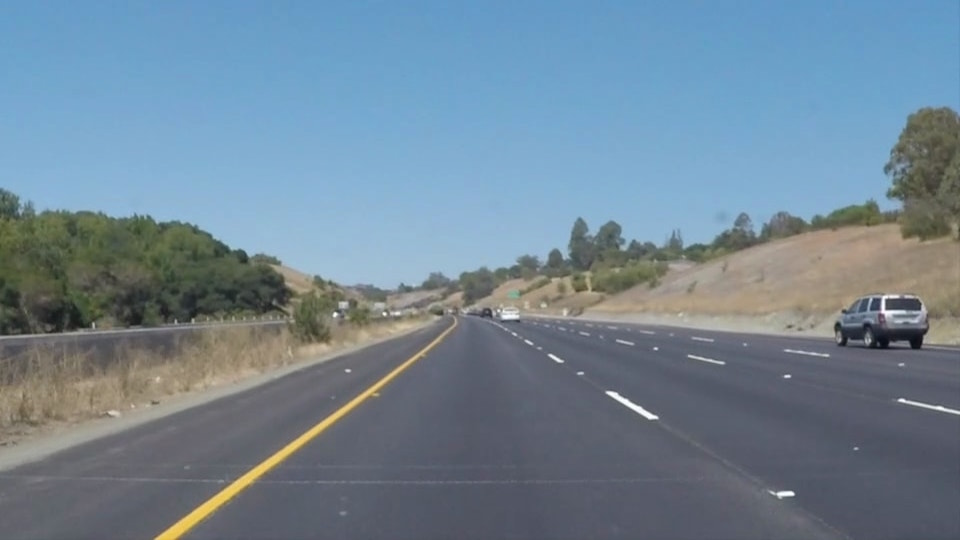
#> input picture p1-CarND-Find-Lane-Lines/test_images/solidYellowCurve.jpg, 960 x 540 px
$ jupyter execute --allow-errors P1-Final.ipynb   (shell and % lines are left out)
#> lines starting #> are read from the running program, lines starting #| are printed output that depends on the picture; after the words box and inside, x2 and y2 are one past the last pixel; in counts of white or black regions, pixels touching at a corner belong together
# Self-Driving Car Engineer Nanodegree

## Project: **Finding Lane Lines on the Road**
***
In this project, you will use the tools you learned about in the lesson to identify lane lines on the road.  You can develop your pipeline on a series of individual images, and later apply the result to a video stream (really just a series of images). Check out the video clip "raw-lines-example.mp4" (also contained in this repository) to see what the output should look like after using the helper functions below.

Once you have a result that looks roughly like "raw-lines-example.mp4", you'll need to get creative and try to average and/or extrapolate the line segments you've detected to map out the full extent of the lane lines.  You can see an example of the result you're going for in the video "P1_example.mp4".  Ultimately, you would like to draw just one line for the left side of the lane, and one for the right.

In addition to implementing code, there is a brief writeup to complete. The writeup should be completed in a separate file, which can be either a markdown file or a pdf document. There is a [write up template](https://github.com/udacity/CarND-LaneLines-P1/blob/master/writeup_template.md) that can be used to guide the writing process. Completing both the code in the Ipython notebook and the writeup template will cover all of the [rubric points](https://review.udacity.com/#!/rubrics/322/view) for this project.

---
Let's have a look at our first image called 'test_images/solidWhiteRight.jpg'.  Run the 2 cells below (hit Shift-Enter or the "play" button above) to display the image.

**Note: If, at any point, you encounter frozen display windows or other confounding issues, you can always start again with a clean slate by going to the "Kernel" menu above and selecting "Restart & Clear Output".**

---

**The tools you have are color selection, region of interest selection, grayscaling, Gaussian smoothing, Canny Edge Detection and Hough Tranform line detection.  You  are also free to explore and try other techniques that were not presented in the lesson.  Your goal is piece together a pipeline to detect the line segments in the image, then average/extrapolate them and draw them onto the image for display (as below).  Once you have a working pipeline, try it out on the video stream below.**

---

<figure>

 <figcaption>
 <p></p>
 <p style="text-align: center;"> Your output should look something like this (above) after detecting line segments using the helper functions below </p>
 </figcaption>
</figure>
 <p></p>
<figure>

 <figcaption>
 <p></p>
 <p style="text-align: center;"> Your goal is to connect/average/extrapolate line segments to get output like this</p>
 </figcaption>
</figure>

**Run the cell below to import some packages.  If you get an `import error` for a package you've already installed, try changing your kernel (select the Kernel menu above --> Change Kernel).  Still have problems?  Try relaunching Jupyter Notebook from the terminal prompt.  Also, see [this forum post](https://carnd-forums.udacity.com/cq/viewquestion.action?spaceKey=CAR&id=29496372&questionTitle=finding-lanes---import-cv2-fails-even-though-python-in-the-terminal-window-has-no-problem-with-import-cv2) for more troubleshooting tips.**

## Import Packages

[cell 1]
#importing some useful packages
import matplotlib.pyplot as plt
import matplotlib.image as mpimg
import numpy as np
import cv2
import math
from scipy.interpolate import *

## Helper Functions

[cell 2]
import math

def grayscale(img):
    """Applies the Grayscale transform
    This will return an image with only one color channel
    but NOTE: to see the returned image as grayscale
    (assuming your grayscaled image is called 'gray')
    you should call plt.imshow(gray, cmap='gray')"""
    return cv2.cvtColor(img, cv2.COLOR_RGB2GRAY)
    # Or use BGR2GRAY if you read an image with cv2.imread()
    # return cv2.cvtColor(img, cv2.COLOR_BGR2GRAY)

def canny(img, low_threshold, high_threshold):
    """Applies the Canny transform"""
    return cv2.Canny(img, low_threshold, high_threshold)

def gaussian_blur(img, kernel_size):
    """Applies a Gaussian Noise kernel"""
    return cv2.GaussianBlur(img, (kernel_size, kernel_size), 0)

def region_of_interest(img, vertices):
    """
    Applies an image mask.

    Only keeps the region of the image defined by the polygon
    formed from `vertices`. The rest of the image is set to black.
    """
    #defining a blank mask to start with
    mask = np.zeros_like(img)

    #defining a 3 channel or 1 channel color to fill the mask with depending on the input image
    if len(img.shape) > 2:
        channel_count = img.shape[2]  # i.e. 3 or 4 depending on your image
        ignore_mask_color = (255,255,255) * channel_count
    else:
        ignore_mask_color = 255

    #filling pixels inside the polygon defined by "vertices" with the fill color
    cv2.fillPoly(mask, vertices, ignore_mask_color)

    #returning the image only where mask pixels are nonzero
    masked_image = cv2.bitwise_and(img, mask)
    return masked_image


def draw_lines(img, lines, color=[255, 0, 0], thickness=10):
    """
    NOTE: this is the function you might want to use as a starting point once you want to
    average/extrapolate the line segments you detect to map out the full
    extent of the lane (going from the result shown in raw-lines-example.mp4
    to that shown in P1_example.mp4).

    Think about things like separating line segments by their
    slope ((y2-y1)/(x2-x1)) to decide which segments are part of the left
    line vs. the right line.  Then, you can average the position of each of
    the lines and extrapolate to the top and bottom of the lane.

    This function draws `lines` with `color` and `thickness`.
    Lines are drawn on the image inplace (mutates the image).
    If you want to make the lines semi-transparent, think about combining
    this function with the weighted_img() function below
    """

    slope_left_avg = 0
    slope_right_avg = 0

    slope_left = []
    slope_right = []

    x1_left_avg = []
    y1_left_avg = []

    x2_right_avg = []
    y2_right_avg = []
    ymin_global = 0

    ymax = 540
    ymin = 310

    # Modified the Draw Line function to calculate the average
    for line in lines:
        #Create the averages for Slope, x and y co-ordinates
        for x1,y1,x2,y2 in line:
            slope = (y2-y1) / (x2-x1)

            # Negative slope corresponds to left lane
            # Positive slope corresponds to right lane
            if slope < 0:
                slope_left.append(slope)
                x_avg = (x1+x2)/2
                y_avg = (y1+y2)/2
                x1_left_avg.append(x_avg)
                y1_left_avg.append(y_avg)
            else:
                slope_right.append(slope)
                x_avg = (x1+x2)/2
                y_avg = (y1+y2)/2
                x2_right_avg.append(x_avg)
                y2_right_avg.append(y_avg)

    slope_left_avg = np.sum(slope_left)/len(slope_left)
    slope_right_avg = np.sum(slope_right)/len(slope_right)

    # Calculate the intercept from the formula y=mx+b
    # b = y-mx where b is the intercept
    x1_left = np.sum(x1_left_avg)/len(x1_left_avg)
    y1_left = np.sum(y1_left_avg)/len(y1_left_avg)
    left_intercept = y1_left - (slope_left_avg*x1_left)

    x2_right = np.sum(x2_right_avg)/len(x2_right_avg)
    y2_right = np.sum(y2_right_avg)/len(y2_right_avg)
    right_intercept = y2_right - (slope_right_avg * x2_right)

    # Since the assumptions for Y-max=540 and Y-min=310 - Calculate the X-Max and X-min
    # Use Formula, y=mx+b; x = (y-b)/m where b is average intercept and m is the average slope
    if ((len(slope_left) > 0) and (len(slope_right) > 0)):
        xmax_left = int((ymax-left_intercept)/slope_left_avg)
        xmin_left = int((ymin-left_intercept)/slope_left_avg)

        xmax_right = int((ymax-right_intercept)/slope_right_avg)
        xmin_right = int((ymin-right_intercept)/slope_right_avg)


        cv2.line(img, (xmax_left, ymax), (xmin_left, ymin), color, thickness)
        cv2.line(img, (xmax_right, ymax), (xmin_right, ymin), color, thickness)

def hough_lines(img, rho, theta, threshold, min_line_len, max_line_gap):
    """
    `img` should be the output of a Canny transform.

    Returns an image with hough lines drawn.
    """
    lines = cv2.HoughLinesP(img, rho, theta, threshold, np.array([]), minLineLength=min_line_len, maxLineGap=max_line_gap)
    line_img = np.zeros((img.shape[0], img.shape[1], 3), dtype=np.uint8)
    draw_lines(line_img, lines)
    return line_img

# Python 3 has support for cool math symbols.

def weighted_img(img, initial_img, α=0.8, β=1., λ=0.):
    """
    `img` is the output of the hough_lines(), An image with lines drawn on it.
    Should be a blank image (all black) with lines drawn on it.

    `initial_img` should be the image before any processing.

    The result image is computed as follows:

    initial_img * α + img * β + λ
    NOTE: initial_img and img must be the same shape!
    """
    return cv2.addWeighted(initial_img, α, img, β, λ)

def process_image(image,for_image=False):
    # NOTE: The output you return should be a color image (3 channel) for processing video below
    # TODO: put your pipeline here,
    # you should return the final output (image where lines are drawn on lanes)
    if for_image:
        image = mpimg.imread(image)

    gray_image = grayscale(image)

    kernel_size = 3
    blur_gray_image = cv2.GaussianBlur(gray_image,(kernel_size, kernel_size), 0)

    low_threshold = 50
    high_threshold = 150
    edges = cv2.Canny(blur_gray_image, low_threshold, high_threshold)


    imshape = edges.shape
    vertices = np.array([[(0,imshape[0]),(450, 320), (520, 320), (imshape[1],imshape[0])]], dtype=np.int32)

    masked_image = region_of_interest (edges,vertices)
    plt.imshow(masked_image,cmap='gray')

    rho = 1
    theta = np.pi/180
    #theta=.018
    print(theta)
    threshold = 20
    min_line_length = 40
    max_line_gap = 10
    line_image = np.copy(masked_image)*0

    line_image = hough_lines(masked_image, rho, theta, threshold, min_line_length, max_line_gap)
    #(img, rho, theta, threshold, min_line_len, max_line_gap)
    plt.imshow(line_image,cmap='gray')
    result = weighted_img(line_image, image)

    return result

## Ideas for Lane Detection Pipeline

**Some OpenCV functions (beyond those introduced in the lesson) that might be useful for this project are:**

`cv2.inRange()` for color selection
`cv2.fillPoly()` for regions selection
`cv2.line()` to draw lines on an image given endpoints
`cv2.addWeighted()` to coadd / overlay two images
`cv2.cvtColor()` to grayscale or change color
`cv2.imwrite()` to output images to file
`cv2.bitwise_and()` to apply a mask to an image

**Check out the OpenCV documentation to learn about these and discover even more awesome functionality!**

## Read in an Image

Below are some helper functions to help get you started. They should look familiar from the lesson!

[cell 3]
#reading in an image
image = mpimg.imread('test_images/solidYellowCurve.jpg')
#> image is the input picture: shape (540, 960, 3); mean R, G, B 113, 133.4, 149

gray_image = grayscale(image)
plt.imshow(gray_image,cmap='gray')
plt.show()

kernel_size = 3
blur_gray_image = cv2.GaussianBlur(gray_image,(kernel_size, kernel_size), 0)

plt.imshow(blur_gray_image,cmap='gray')
plt.show()

low_threshold = 50
high_threshold = 150
edges = cv2.Canny(blur_gray_image, low_threshold, high_threshold)
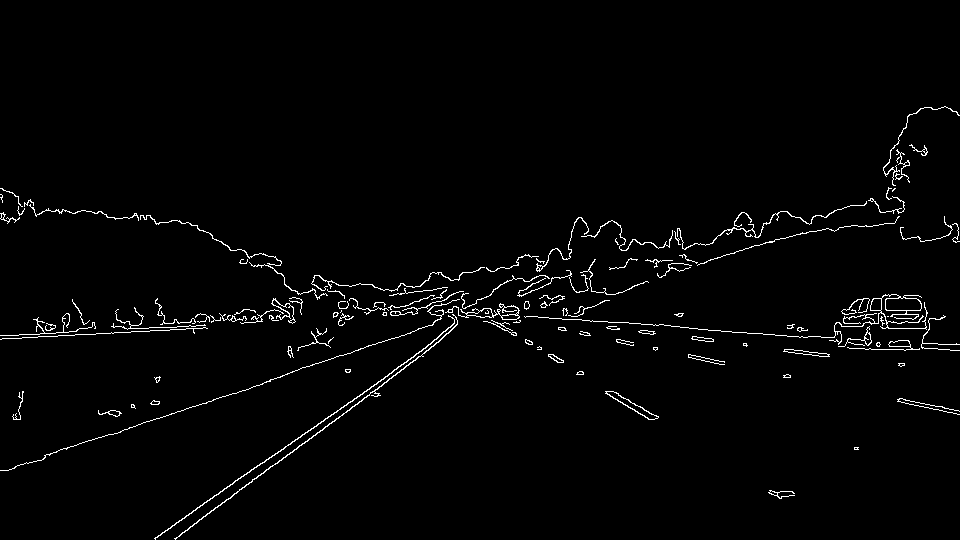
#> edges: shape (540, 960); 1.9% white in thin lines or dots, all inside (x1, y1, x2, y2) = (0, 106, 960, 540)

plt.imshow(edges,cmap='gray')
plt.show()


imshape = edges.shape
vertices = np.array([[(0,imshape[0]),(450, 320), (520, 320), (imshape[1],imshape[0])]], dtype=np.int32)

masked_image = region_of_interest (edges,vertices)
plt.imshow(masked_image,cmap='gray')
plt.show()

rho = 1
theta = np.pi/180
#theta=.018
print(theta)
threshold = 20
min_line_length = 40
max_line_gap = 10

line_image = np.copy(masked_image)*0
line_image = hough_lines(masked_image, rho, theta, threshold, min_line_length, max_line_gap)
#> in hough_lines, `lines = cv2.HoughLinesP(img, rho, theta, threshold, np.array([]), minL..`: lines = 15 rows, first 6: [277, 463, 439, 341], [154, 538, 421, 351], [174, 538, 270, 466], [492, 323, 561, 362], [500, 323, 563, 361], [220, 505, 443, 337]
#> the loop in draw_lines, `for line in lines:` made 15 passes
#> after the loop in draw_lines, `for line in lines:`: slope_left = [-0.753, -0.7, -0.75, -0.753, -0.701, -0.765, -0.701, -0.75]; slope_right = [0.565, 0.603, 0.588, 0.543, 0.591, 0.6, 0.565]; x1_left_avg = [358, 287.5, 222, 331.5, 215.5, 246.5, 327.5, 202]; x2_right_avg = [526.5, 531.5, 537.5, 633, 627, 628.5, 635]; y1_left_avg = [402, 444.5, 502, 421, 494.5, 484.5, 417.5, 518]; y2_right_avg = [342.5, 342, 347, 403.5, 406, 405.5, 404]
#> in draw_lines, `slope_left_avg = np.sum(slope_left)/len(slope_left)`: slope_left_avg = -0.734
#> in draw_lines, `slope_right_avg = np.sum(slope_right)/len(slope_right)`: slope_right_avg = 0.579
#> in draw_lines, `x1_left = np.sum(x1_left_avg)/len(x1_left_avg)`: x1_left = 273.8
#> in draw_lines, `y1_left = np.sum(y1_left_avg)/len(y1_left_avg)`: y1_left = 460.5
#> in draw_lines, `left_intercept = y1_left - (slope_left_avg*x1_left)`: left_intercept = 661.5
#> in draw_lines, `x2_right = np.sum(x2_right_avg)/len(x2_right_avg)`: x2_right = 588.4
#> in draw_lines, `y2_right = np.sum(y2_right_avg)/len(y2_right_avg)`: y2_right = 378.6
#> in draw_lines, `right_intercept = y2_right - (slope_right_avg * x2_right)`: right_intercept = 37.67
#> in draw_lines, `xmax_left = int((ymax-left_intercept)/slope_left_avg)`: xmax_left = 165
#> in draw_lines, `xmin_left = int((ymin-left_intercept)/slope_left_avg)`: xmin_left = 478
#> in draw_lines, `xmax_right = int((ymax-right_intercept)/slope_right_avg)`: xmax_right = 866
#> in draw_lines, `xmin_right = int((ymin-right_intercept)/slope_right_avg)`: xmin_right = 469
plt.imshow(line_image,cmap='gray')
plt.show()


result = weighted_img(line_image, image)

plt.imshow(result,cmap='gray')
plt.show()

## Test Images

Build your pipeline to work on the images in the directory "test_images"
**You should make sure your pipeline works well on these images before you try the videos.**

[cell 4]
import os
os.listdir("test_images/")

## Build a Lane Finding Pipeline

Build the pipeline and run your solution on all test_images. Make copies into the test_images directory, and you can use the images in your writeup report.

Try tuning the various parameters, especially the low and high Canny thresholds as well as the Hough lines parameters.

[cell 5]
test_imgs = ['solidWhiteCurve.jpg',
 'solidWhiteRight.jpg',
 'solidYellowCurve.jpg',
 'solidYellowCurve2.jpg',
 'solidYellowLeft.jpg',
 'whiteCarLaneSwitch.jpg']

result = process_image("test_images/whiteCarLaneSwitch.jpg",for_image=True)
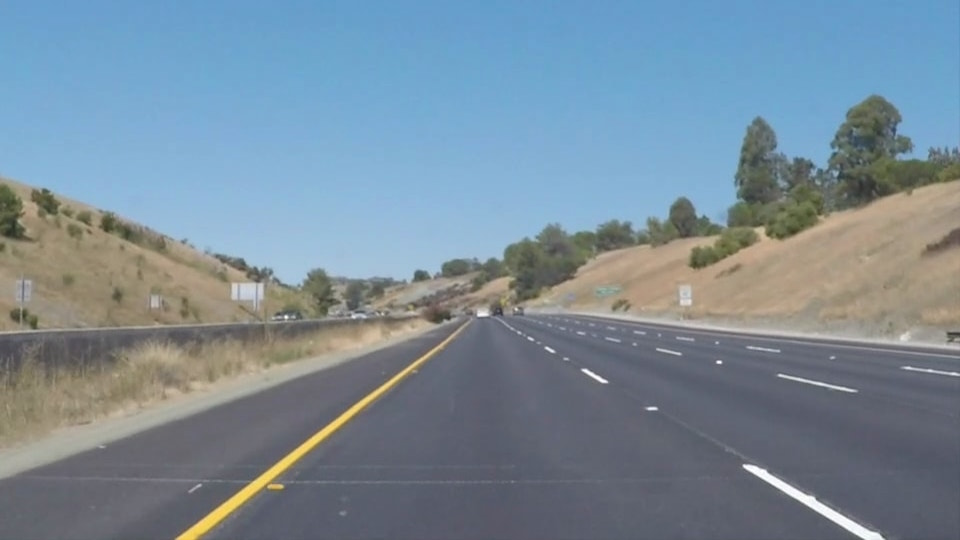
#> input picture p1-CarND-Find-Lane-Lines/test_images/whiteCarLaneSwitch.jpg, 960 x 540 px
#> in process_image, image is the input picture: shape (540, 960, 3); mean R, G, B 121.2, 139.4, 152.9
#> in grayscale (call 2), `return cv2.cvtColor(img, cv2.COLOR_RGB2GRAY)`:
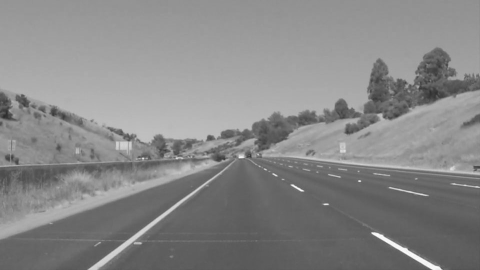
#> returned value: shape (540, 960) (shown at 1/2 size); min 42, max 255, mean 135.5
#> in region_of_interest (call 2), `masked_image = cv2.bitwise_and(img, mask)`:
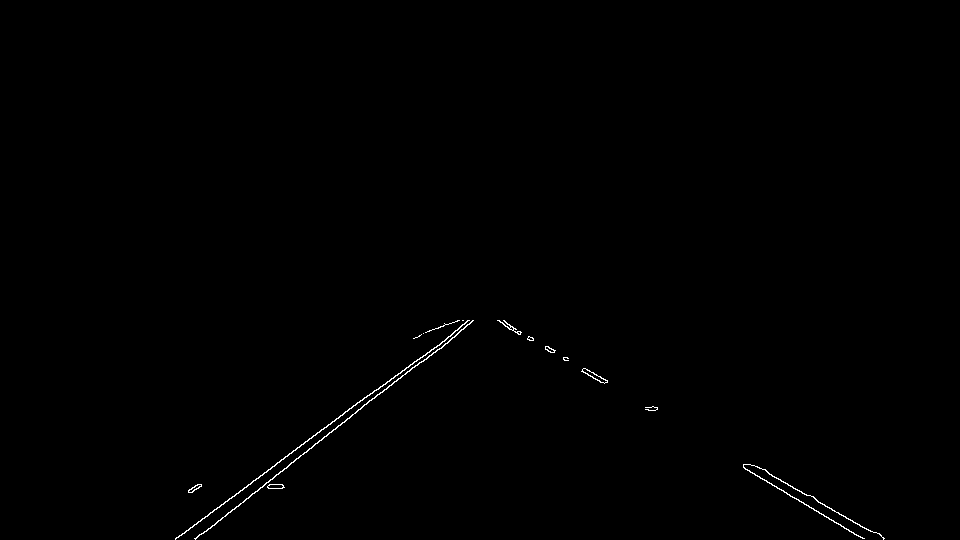
#> masked_image: shape (540, 960); 0.34% white in thin lines or dots, all inside (x1, y1, x2, y2) = (175, 320, 885, 540)
#> in hough_lines (call 2), `lines = cv2.HoughLinesP(img, rho, theta, threshold, np.array([]), minL..`: lines = 14 rows, first 6: [195, 538, 360, 409], [178, 537, 374, 390], [743, 466, 862, 538], [772, 476, 883, 538], [265, 483, 421, 361], [378, 389, 469, 320]
#> call 2 of draw_lines, with lines = array of shape (14, 1, 4), thickness = 10
#> the loop in draw_lines (call 2), `for line in lines:` made 14 passes
#> after the loop in draw_lines (call 2), `for line in lines:`: slope_left = [-0.782, -0.75, -0.782, -0.758, -0.83, -0.75, -0.75, -0.783, -0.753]; slope_right = [0.605, 0.559, 0.557, 0.602, 0.56]; x1_left_avg = [277.5, 276, 343, 423.5, 449.5, 307, 426, 241, 248]; x2_right_avg = [802.5, 827.5, 789, 799.5, 834]; y1_left_avg = [473.5, 463.5, 422, 354.5, 339.5, 441, 353.5, 503, 484]; y2_right_avg = [502, 507, 484.5, 501, 510]
#> in draw_lines (call 2), `slope_left_avg = np.sum(slope_left)/len(slope_left)`: slope_left_avg = -0.771
#> in draw_lines (call 2), `slope_right_avg = np.sum(slope_right)/len(slope_right)`: slope_right_avg = 0.577
#> in draw_lines (call 2), `x1_left = np.sum(x1_left_avg)/len(x1_left_avg)`: x1_left = 332.4
#> in draw_lines (call 2), `y1_left = np.sum(y1_left_avg)/len(y1_left_avg)`: y1_left = 426.1
#> in draw_lines (call 2), `left_intercept = y1_left - (slope_left_avg*x1_left)`: left_intercept = 682.3
#> in draw_lines (call 2), `x2_right = np.sum(x2_right_avg)/len(x2_right_avg)`: x2_right = 810.5
#> in draw_lines (call 2), `y2_right = np.sum(y2_right_avg)/len(y2_right_avg)`: y2_right = 500.9
#> in draw_lines (call 2), `right_intercept = y2_right - (slope_right_avg * x2_right)`: right_intercept = 33.64
#> in draw_lines (call 2), `xmax_left = int((ymax-left_intercept)/slope_left_avg)`: xmax_left = 184
#> in draw_lines (call 2), `xmin_left = int((ymin-left_intercept)/slope_left_avg)`: xmin_left = 482
#> in draw_lines (call 2), `xmax_right = int((ymax-right_intercept)/slope_right_avg)`: xmax_right = 878
#> in draw_lines (call 2), `xmin_right = int((ymin-right_intercept)/slope_right_avg)`: xmin_right = 479
#> in draw_lines (call 2), `cv2.line(img, (xmax_right, ymax), (xmin_right, ymin), color, thickness)`:
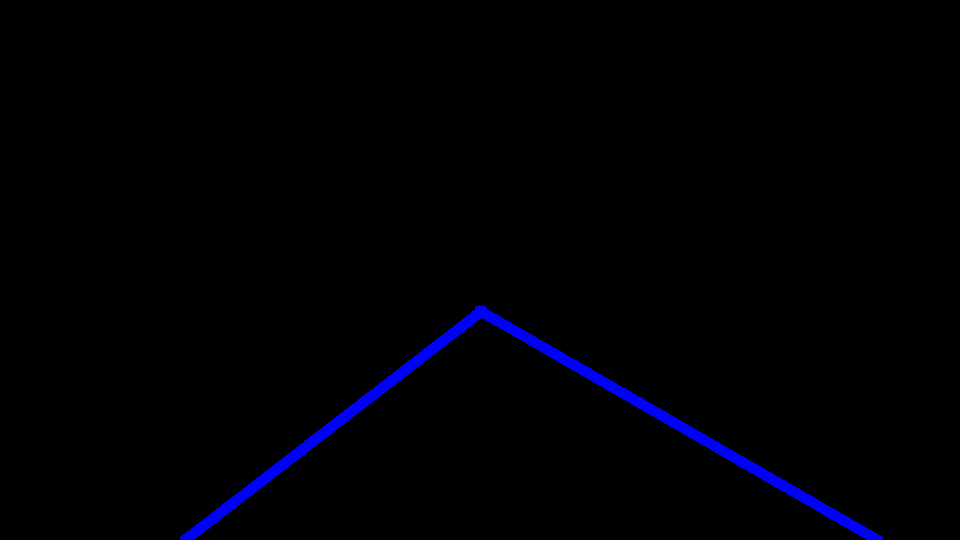
#> img: shape (540, 960, 3); mean of channels 0, 1, 2 4.3, 0, 0; drawn as B, G, R
#> call 2 of weighted_img, with α = 0.8, β = 1, λ = 0
#> in weighted_img (call 2), `return cv2.addWeighted(initial_img, α, img, β, λ)`:
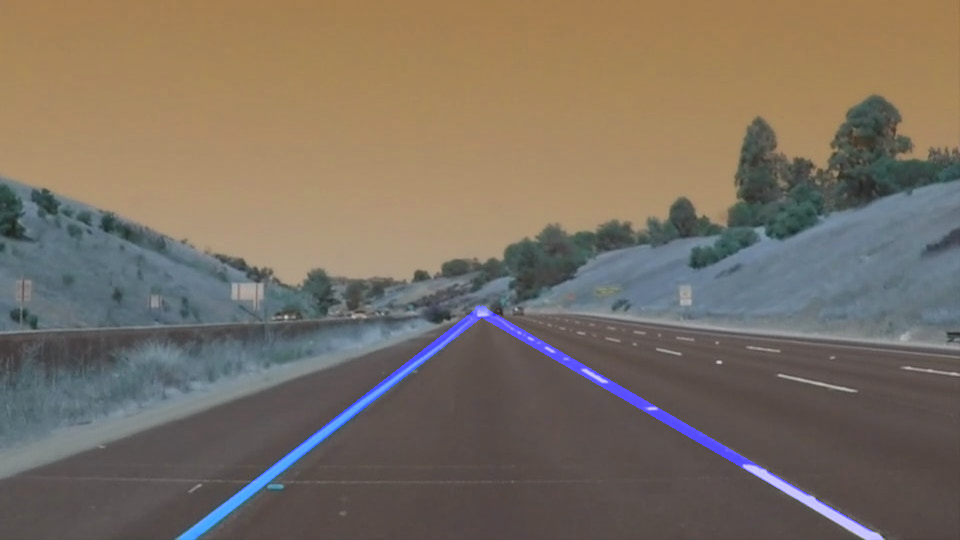
#> returned value: shape (540, 960, 3); mean of channels 0, 1, 2 99, 111.5, 122.3; drawn as B, G, R

plt.imshow(result, cmap='Greys_r')
